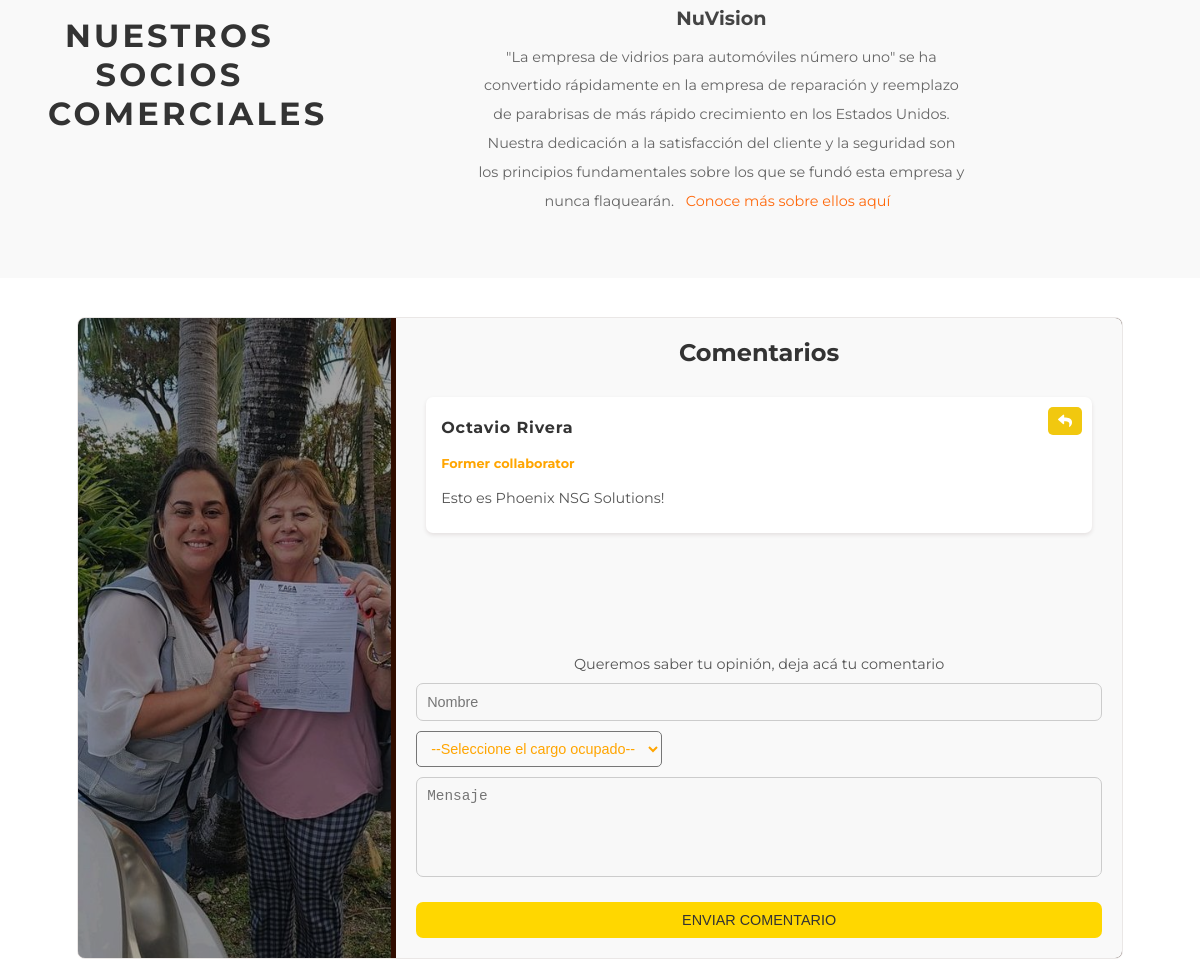
/ (middle part), run on an earlier commit of the app's database.
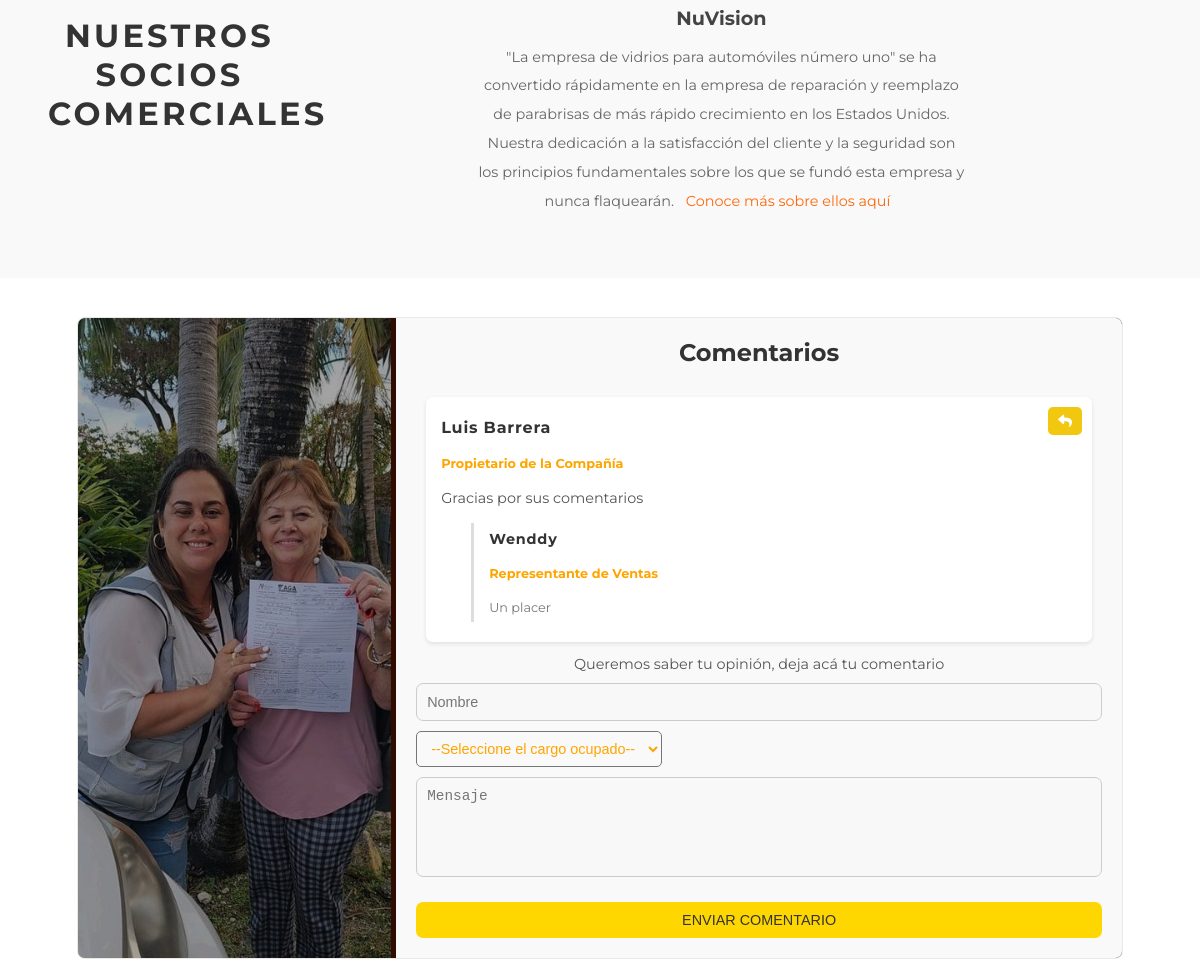
And on a later commit of the database.
### website/models.py (models this page shows, shortened)
class Partner(models.Model):
    nombre = models.CharField(max_length=100)
    descripcion = models.TextField(blank=True, null=True)
    imagen = models.ImageField(upload_to='images/servicios', blank=True, null=True)
    sitio_web = models.CharField(max_length=100,blank=True)

class ImagenesDeComentario(models.Model):
    nombre = models.CharField(max_length=100)
    imagen = models.ImageField(upload_to='images/comentarios', blank=True, null=True)

class Comentario(models.Model):
    nombre = models.CharField(max_length=100)
    puesto = models.ForeignKey(Puesto, on_delete=models.CASCADE, blank=True, null=True)
    mensaje = models.TextField(blank=False)
    fecha = models.DateTimeField(auto_now_add=True)
    respuesta_a = models.ForeignKey(
        'self', on_delete=models.CASCADE, blank=True, null=True, related_name="respuestas"
    )

class Puesto(models.Model):
    nombre = models.CharField(max_length=100, unique=True)
    descripcion = models.TextField(blank=True, null=True)
    nivel = models.IntegerField(blank=False, null=False, default=0)
    def __str__(self):
        return self.nombre

### website/views.py (the view)
# urls.py: path("",views.index, name = "index"),
@csrf_exempt
def index(request):
    idioma = get_language()
    miembros = Miembro.objects.filter(mostrar_en_inicio=1)
    for miembro in miembros:
        translated = get_translated_fields(miembro, idioma)
        miembro.nombre = translated.get('nombre', miembro.nombre)  # Usar el nombre traducido
    servicios = Servicio.objects.all()
    partners = Partner.objects.all()
    comentarios = Comentario.objects.filter(respuesta_a=None).order_by('-fecha')
    respuestas = Comentario.objects.exclude(respuesta_a=None).order_by('-fecha')
    puestos = Puesto.objects.exclude(nombre__in=['Propietario de la Compañía','Company Owner'])
    for servicio in servicios:
        translated = get_translated_fields(servicio, idioma)
        servicio.nombre = translated.get('nombre', servicio.nombre)
    for partner in partners:
        translated = get_translated_fields(partner, idioma)
        partner.nombre = translated.get('nombre', partner.nombre)
    for puesto in puestos:
        translated = get_translated_fields(puesto, idioma)
        puesto.nombre = translated.get('nombre', puesto.nombre)
    imagenes_de_comentarios = ImagenesDeComentario.objects.all()
    return render(request, 'website/index.html', {
        'miembros': miembros,
        'servicios': servicios,
        'partners': partners,
        'puestos':puestos,
        'comentarios':comentarios,
        'respuestas':respuestas,
        'imagenes_de_comentarios':imagenes_de_comentarios,
    })

### website/views.py (called while the page is built)
def get_translated_fields(obj, idioma):
    translated_fields = {}
    for field in obj._meta.get_fields():
        if field.is_relation or field.many_to_many:  # Excluir relaciones o campos M2M
            continue
        field_name = field.name
        translated_name = f"{field_name}_{idioma}"  # Ej. "nombre_en" si el idioma es "en"
        translated_fields[field_name] = getattr(obj, translated_name, getattr(obj, field_name))
    return translated_fields

### website/templates/website/index.html (shortened to what this page needs)
{% extends "website/layout.html" %}
{% load static %}
{% block body %}
{% load i18n %}
<section id="partners">
    <div class="partners-container-1">
        <h2 class="encabezados">{% trans 'Nuestros Socios Comerciales' %}</h2>
    </div>
    <div class="partners-container-2">
        <div class="partners-carousel">
            {%for partner in partners%}
            <div class="partner">
                <p class="partner-title">{{partner.nombre}}</p>
                <p class="partner-desc">{{partner.descripcion}}
                    {%if partner.sitio_web%}
                    <a class="link-partner" href="{{partner.sitio_web}}" target="_blank">{% trans 'Conoce más sobre ellos aquí' %}</a>
                    {%endif%}
                </p>
            </div>
           {%endfor%}
        </div>
    </div>
</section>
<section id="comentarios">
    <div class="contenedor-comentario-section">
        <div class="carrusel-container">
            <div class="carrusel">
                {% for imagen in imagenes_de_comentarios %}
                <div class="slide">
                    <img src="{{ imagen.imagen.url }}" alt="{{ imagen.nombre }}">
                </div>
                {% endfor %}
            </div>
        </div>
        <div class="comentarios-container">
            <h2>{% trans 'Comentarios' %}</h2>
            <div class="comentarios-list" id="comentarios-list">
                {% if comentarios %}
                    {% for comentario in comentarios %}
                        <div class="comentario" data-id="{{ comentario.id }}">
                            <h3>{{ comentario.nombre }}</h3>
                            <p><strong>{{ comentario.puesto }}</strong></p>
                            <p>{{ comentario.mensaje }}</p>
                            <button class="responder-btn" data-id="{{ comentario.id }}">        <i class="fas fa-reply"></i>
                            </button>
                            {% for respuesta in comentario.respuestas.all %}
                                <div class="reply">
                                    <h3>{{ respuesta.nombre }}</h3>
                                    <p><strong>{{ respuesta.puesto }}</strong></p>
                                    <p>{{ respuesta.mensaje }}</p>
                                </div>
                            {% endfor %}
                        </div>
                    {% endfor %}
                {% else %}
                    <p>{% trans 'Todavía no hay comentarios'  %}</p>
                {% endif %}
            </div>
            <form id="comentario-form">
                <label class="label-formulario-comentarios">{% trans 'Queremos saber tu opinión, deja acá tu comentario' %}</label>
                <div class="form-group">
                    <input type="text" id="nombre" name="nombre" placeholder="{% trans 'Nombre' %}" required>
                </div>
                <div class="form-group">
                    <select id="puesto" name="puesto" required>
                        <option value="">{% trans '--Seleccione el cargo ocupado--' %}</option>
                    </select>
                </div>
                <div class="form-group">
                    <textarea id="mensaje" name="mensaje" placeholder="{% trans 'Mensaje' %}" required></textarea>
                </div>
                <div class="form-group">
                    <button class="send-button-comentarios" type="submit">{% trans 'ENVIAR COMENTARIO' %}</button>
                </div>
            </form>
        </div>
    </div>
</section>
{% endblock %}

What changed in the data, as far as the page shows it:
no longer on this page (row unchanged): Comentario: nombre "Octavio Rivera", puesto "Former collaborator", mensaje "Esto es Phoenix NSG Solutions!", shown under "Comentarios"
added Comentario: nombre "Luis Barrera", puesto "Propietario de la Compañía", mensaje "Gracias por sus comentarios", shown under "Comentarios"
added Comentario: nombre "Wenddy", puesto "Representante de Ventas", mensaje "Un placer", shown under "Luis Barrera"
